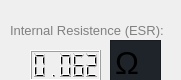
   <widget class="QWidget" name="widget_3" native="true">
    <property name="geometry">
     <rect>
      <x>360</x>
      <y>370</y>
      <width>181</width>
      <height>80</height>
     </rect>
    </property>
    <widget class="QTextBrowser" name="textBrowser_2">
     <property name="geometry">
      <rect>
       <x>110</x>
       <y>40</y>
       <width>51</width>
       <height>51</height>
      </rect>
     </property>
     <property name="styleSheet">
      <string notr="true">  background-color:#1f232a;</string>
     </property>
     <property name="html">
      <string>&lt;!DOCTYPE HTML PUBLIC &quot;-//W3C//DTD HTML 4.0//EN&quot; &quot;http://www.w3.org/TR/REC-html40/strict.dtd&quot;&gt;
&lt;html&gt;&lt;head&gt;&lt;meta name=&quot;qrichtext&quot; content=&quot;1&quot; /&gt;&lt;style type=&quot;text/css&quot;&gt;
p, li { white-space: pre-wrap; }
&lt;/style&gt;&lt;/head&gt;&lt;body style=&quot; font-family:'MS Shell Dlg 2'; font-size:8.25pt; font-weight:400; font-style:normal;&quot;&gt;
&lt;p style=&quot; margin-top:0px; margin-bottom:0px; margin-left:0px; margin-right:0px; -qt-block-indent:0; text-indent:0px;&quot;&gt;&lt;span style=&quot; font-size:24pt;&quot;&gt;Ω&lt;/span&gt;&lt;/p&gt;&lt;/body&gt;&lt;/html&gt;</string>
     </property>
    </widget>
    <widget class="QLabel" name="label">
     <property name="geometry">
      <rect>
       <x>10</x>
       <y>10</y>
       <width>161</width>
       <height>41</height>
      </rect>
     </property>
     <property name="font">
      <font>
       <pointsize>10</pointsize>
      </font>
     </property>
     <property name="styleSheet">
      <string notr="true">#label {
	color: gray;
}</string>
     </property>
     <property name="text">
      <string>Internal Resistence (ESR):</string>
     </property>
    </widget>
    <widget class="QLCDNumber" name="lcdNumber">
     <property name="geometry">
      <rect>
       <x>30</x>
       <y>50</y>
       <width>71</width>
       <height>31</height>
      </rect>
     </property>
     <property name="value" stdset="0">
      <double>0.062000000000000</double>
     </property>
    </widget>
   </widget>
